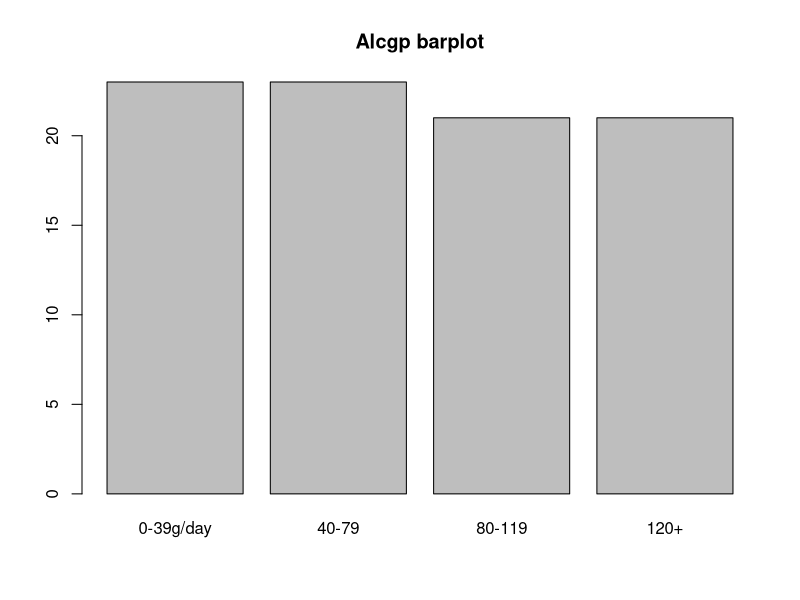
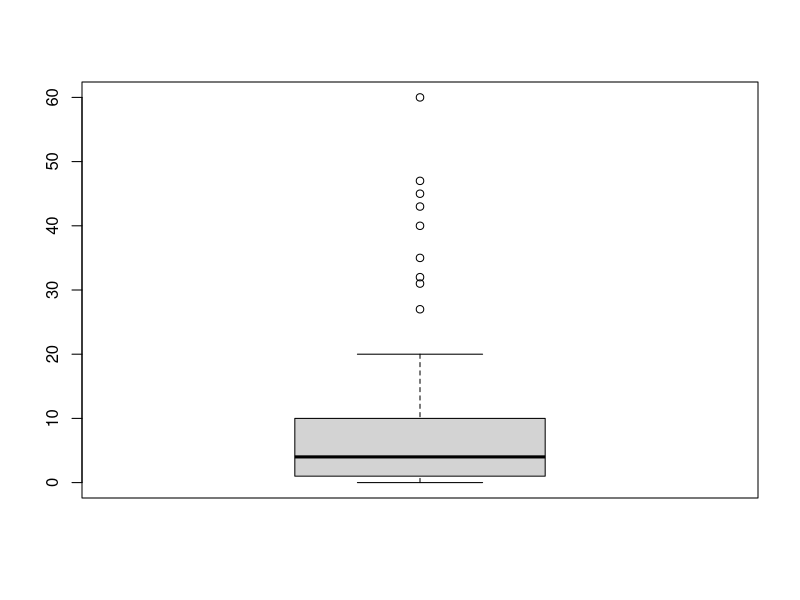

Here is the R script that generated these plots, in order: (Note: this script raises an error after producing the figures.)
#Assignment 1: perform EDA on alcgp and ncontrols (esoph dataset)

dim(esoph)
attach(esoph)
head(esoph)
alcgp
is.numeric(alcgp)
is.character(alcgp)
is.double(alcgp)
is.factor(alcgp)
str(alcgp)
summary(alcgp)
table.alcgp <- table(alcgp)
table.alcgp
barplot(table.alcgp, main = "Alcgp barplot")
names(table.alcgp)
levels(alcgp)


str(ncontrols)
summary(ncontrols)
boxplot(ncontrols)
mean(ncontrols)
median(ncontorls)
mode(ncontrols)
var(ncontrols)
sqrt(var(ncontrols))
range(ncontrols)
length(ncontrols)
quantile(ncontrols, p = c(.25, .5, .75) )
hist(ncontrols)
hist(ncontrols, freq = F)
lines(density(ncontrols), lwd = 5, col = "red")
detach(esoph)
#Assignment 2: perform EDA on dataset "Tree"

attach(trees)
dim(trees)
head(trees)
tail(trees)
summary(trees)
str(trees)
hist(Girth, freq = F)
lines(density(Girth), lwd = 2, col = "blue")
hist(Height, freq = F)
lines(density(Height), lwd = 2, col = "blue")
hist(Volume, freq = F)
lines(density(Volume), lwd = 2, col = "blue")
boxplot(trees)
pairs(trees)
detach(trees)
#Assignment 3: Do EDA on stackloss (Do explantory and response stuff)
attach(stackloss)
head(stackloss)
tail(stackloss)
str(stackloss)
summary(stackloss)
plot(stackloss)
pairs(stackloss)
plot(stack.loss, Air.Flow)
plot(stack.loss, Water.Temp)
plot(stack.loss, Acid.Conc.)
cor(stackloss)
library(corrplot)
corrplot(cor(stackloss), method = "number")
